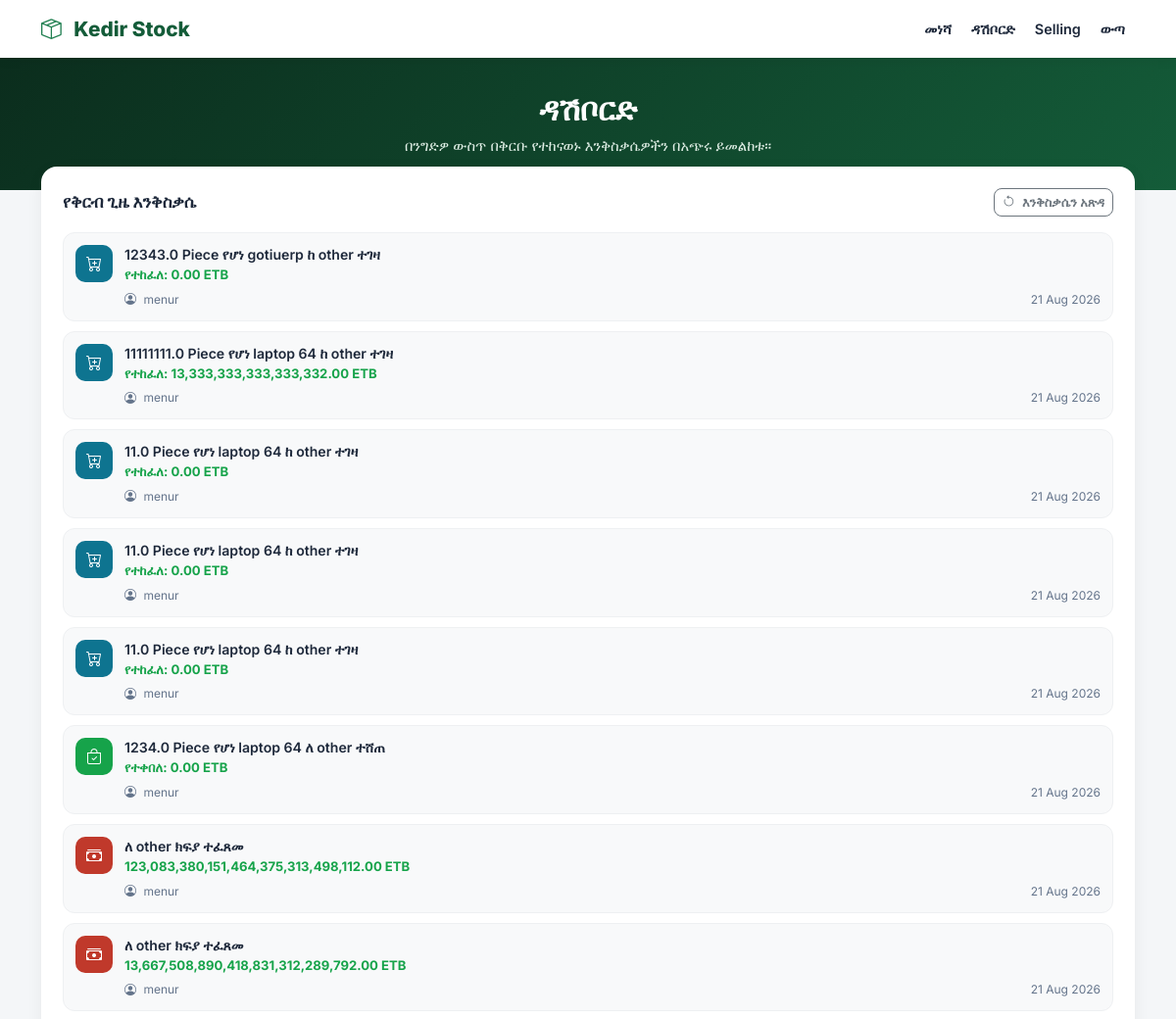
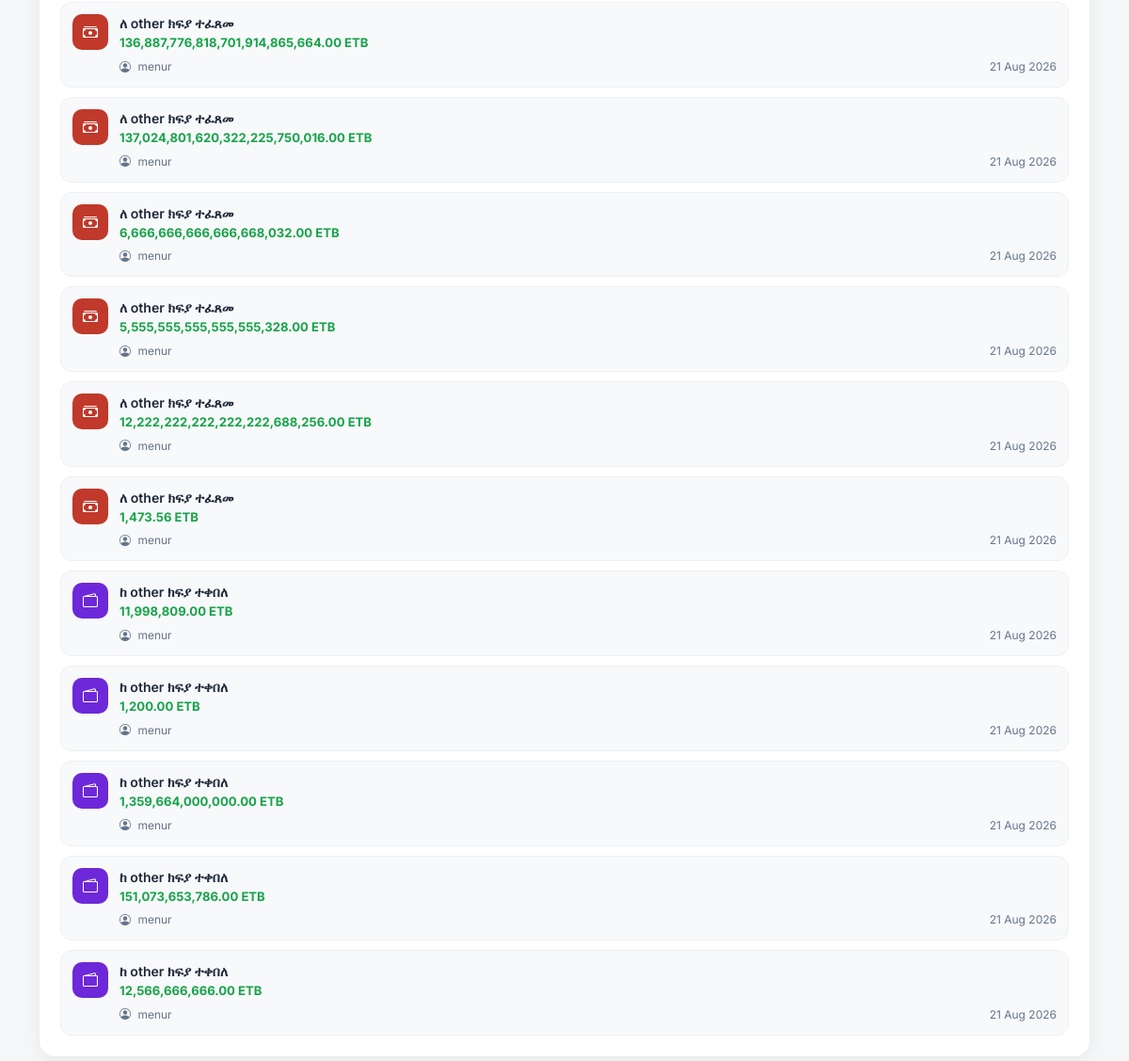
/dashboard (signed in), run on the app's committed database (2 pictures, top to bottom).
### main.py (models this page shows, shortened)
class Purchase(db.Model):
    id = db.Column(db.Integer, primary_key=True)
    user_id = db.Column(
        db.Integer,
        db.ForeignKey("users.id"),
        nullable=True
    )
    product_id = db.Column(db.Integer, db.ForeignKey('product.id'))
    supplier_id = db.Column(db.Integer, db.ForeignKey('supplier.id'))
    quantity = db.Column(db.Float)
    unit_price = db.Column(db.Float)
    payment = db.Column(db.Float, default=0)
    debt = db.Column(db.Float, default=0)
    date = db.Column(db.String(20))

class User(UserMixin,db.Model):
    __tablename__ = "users"
    id: Mapped[int] = mapped_column(Integer, primary_key=True)
    email: Mapped[str] = mapped_column(String(250), unique=True, nullable=False)
    password: Mapped[str] = mapped_column(String(250), nullable=False)
    name: Mapped[str] = mapped_column(String(250), nullable=False)
    is_verified = db.Column(db.Boolean, default=True, nullable=False)
    is_admin = db.Column(db.Boolean,default=False, nullable=False)
    is_emp=db.Column(db.Boolean,default=False, nullable=False)

class Sale(db.Model):
    id = db.Column(db.Integer, primary_key=True)
    user_id = db.Column(
        db.Integer,
        db.ForeignKey("users.id"),
        nullable=True
    )
    product_id = db.Column(db.Integer,db.ForeignKey("product.id"), nullable=False)
    customer_id = db.Column(db.Integer, db.ForeignKey("customer.id"),nullable=False)
    quantity = db.Column(db.Float, nullable=False)
    unit_price = db.Column(db.Float, nullable=False)
    current_payment = db.Column(db.Float,default=0)
    debt = db.Column(db.Float, default=0)
    date = db.Column(db.String(20))

class SupplierPayment(db.Model):
    id = db.Column(db.Integer, primary_key=True)
    supplier_id=db.Column(db.Integer, db.ForeignKey("supplier.id"),nullable=False)
    user_id = db.Column(
        db.Integer,
        db.ForeignKey("users.id"),
        nullable=True
    )
    amount = db.Column(db.Float, nullable=False)
    date = db.Column(db.Date, default=date.today)

class CustomerPayment(db.Model):
    id = db.Column(db.Integer, primary_key=True)
    customer_id = db.Column(db.Integer,db.ForeignKey("customer.id"),nullable=False)
    amount = db.Column(db.Float,nullable=False)
    user_id = db.Column(
        db.Integer,
        db.ForeignKey("users.id"),
        nullable=True
    )
    date = db.Column(db.Date,default=date.today)

### main.py (the view)
@app.route("/dashboard")
@login_required
@admin_only
def dashboard():
    reset_record = (
        ActivityReset.query
        .filter_by(user_id=current_user.id)
        .order_by(ActivityReset.reset_at.desc())
        .first()
    )
    last_purchase_cutoff = (
        reset_record.last_purchase_id if reset_record else 0
    )
    last_sale_cutoff = (
        reset_record.last_sale_id if reset_record else 0
    )
    last_supplier_payment_cutoff = (
        reset_record.last_supplier_payment_id if reset_record else 0
    )
    last_customer_payment_cutoff = (
        reset_record.last_customer_payment_id if reset_record else 0
    )
    activities = []
    purchases = (
        Purchase.query
        .order_by(Purchase.id.desc())
        .all()
    )
    for p in purchases:
        try:
            p_date = datetime.strptime(
                p.date.strip(),
                "%m/%d/%Y"
            )
        except (ValueError, TypeError, AttributeError):
            continue
        if p.id <= last_purchase_cutoff:
            continue
        product = Product.query.get(p.product_id)
        supplier = Supplier.query.get(p.supplier_id)
        user = (
            User.query.get(p.user_id)
            if p.user_id
            else None
        )
        product_measurement = (
            product.measurement
            if product and product.measurement
            else ""
        )
        product_name = (
            product.name
            if product
            else "ያልታወቀ ምርት"
        )
        supplier_name = (
            supplier.name
            if supplier
            else "ያልታወቀ አቅራቢ"
        )
        user_name = (
            user.name
            if user
            else "ያልታወቀ ተጠቃሚ"
        )
        activities.append({
            "type": "purchase",
            "icon": "bi-cart-plus",
            "text": (
                f"{p.quantity} "
                f"{product_measurement} "
                f"የሆነ {product_name} "
                f"ከ {supplier_name} ተገዛ"
            ),
            "money_label": "የተከፈለ",
            "amount": p.payment,
            "user_name": user_name,
            "date_display": p_date.strftime("%d %b %Y"),
            "sort_key": p_date
        })
    sales = (
        Sale.query
        .order_by(Sale.id.desc())
        .all()
    )
    for s in sales:
        try:
            s_date = datetime.strptime(
                s.date.strip(),
                "%m/%d/%Y"
            )
        except (ValueError, TypeError, AttributeError):
            continue
        if s.id <= last_sale_cutoff:
            continue
        product = Product.query.get(s.product_id)
        customer = Customer.query.get(s.customer_id)
        user = (
            User.query.get(s.user_id)
            if s.user_id
            else None
        )
        product_measurement = (
            product.measurement
            if product and product.measurement
            else ""
        )
        product_name = (
            product.name
            if product
            else "ያልታወቀ ምርት"
        )
        customer_name = (
            customer.name
            if customer
            else "ያልታወቀ ደንበኛ"
        )
        user_name = (
            user.name
            if user
            else "ያልታወቀ ተጠቃሚ"
        )
        activities.append({
            "type": "sale",
            "icon": "bi-bag-check",
            "text": (
                f"{s.quantity} "
                f"{product_measurement} "
                f"የሆነ {product_name} "
                f"ለ {customer_name} ተሸጠ"
            ),
            "money_label": "የተቀበለ",
            "amount": s.current_payment,
            "user_name": user_name,
            "date_display": s_date.strftime("%d %b %Y"),
            "sort_key": s_date
        })
    supplier_payments = (
        SupplierPayment.query
        .order_by(SupplierPayment.id.desc())
        .all()
    )
    for sp in supplier_payments:
        if sp.id <= last_supplier_payment_cutoff:
            continue
        sp_datetime = datetime.combine(
            sp.date,
            datetime.min.time()
        )
        supplier = Supplier.query.get(
            sp.supplier_id
        )
        user = (
            User.query.get(sp.user_id)
            if sp.user_id
            else None
        )
        supplier_name = (
            supplier.name
            if supplier
            else "ያልታወቀ አቅራቢ"
        )
        user_name = (
            user.name
            if user
            else "ያልታወቀ ተጠቃሚ"
        )
        activities.append({
            "type": "supplier_payment",
            "icon": "bi-cash-stack",
            "text": (
                f"ለ {supplier_name} "
                f"ክፍያ ተፈጸመ"
            ),
            "money_label": None,
            "amount": sp.amount,
            "user_name": user_name,
            "date_display": sp.date.strftime(
                "%d %b %Y"
            ),
            "sort_key": sp_datetime
        })
    customer_payments = (
        CustomerPayment.query
        .order_by(CustomerPayment.id.desc())
        .all()
    )
    for cp in customer_payments:
        if cp.id <= last_customer_payment_cutoff:
            continue
        cp_datetime = datetime.combine(
            cp.date,
            datetime.min.time()
        )
        customer = Customer.query.get(
            cp.customer_id
        )
        user = (
            User.query.get(cp.user_id)
            if cp.user_id
            else None
        )
        customer_name = (
            customer.name
            if customer
            else "ያልታወቀ ደንበኛ"
        )
        user_name = (
            user.name
            if user
            else "ያልታወቀ ተጠቃሚ"
        )
        activities.append({
            "type": "customer_payment",
            "icon": "bi-wallet2",
            "text": (
                f"ከ {customer_name} "
                f"ክፍያ ተቀበለ"
            ),
            "money_label": None,
            "amount": cp.amount,
            "user_name": user_name,
            "date_display": cp.date.strftime(
                "%d %b %Y"
            ),
            "sort_key": cp_datetime
        })
    activities.sort(
        key=lambda x: x["sort_key"],
        reverse=True
    )
    recent_activities = activities
    return render_template(
        "dashboard.html",
        recent_activities=recent_activities
    )

### main.py (called while the page is built)
@login_manager.user_loader
@login_manager.user_loader
def load_user(user_id):
    if user_id == 'None' or user_id is None:  # ✅ handle bad cookie!
        return None
    return User.query.get(int(user_id))

def admin_only(fun):
    @wraps(fun)
    def wrapper(*args, **kwargs):
        if not current_user.is_authenticated:
            return abort(403)
        is_admin = Admin.query.filter_by(
            email=current_user.email
        ).first()
        if not is_admin:
            return abort(403)
        return fun(*args, **kwargs)
    return wrapper

### templates/dashboard.html (shortened to what this page needs)
<!DOCTYPE html>
<html lang="am">
<head>
<link href="https://cdn.jsdelivr.net/npm/bootstrap@5.3.3/dist/css/bootstrap.min.css" rel="stylesheet">
<link rel="stylesheet" href="https://cdn.jsdelivr.net/npm/bootstrap-icons@1.11.3/font/bootstrap-icons.min.css">
</head>
<body>
<header class="header">
    <div class="container d-flex align-items-center justify-content-between">
        <a href="{{ url_for('home') }}" class="brand">
            <i class="bi bi-box-seam"></i>
            Kedir Stock
        </a>
        <nav class="d-flex align-items-center">
            <a class="nav-link" href="{{ url_for('home') }}">
                መነሻ
            </a>
            <a class="nav-link" href="{{ url_for('dashboard') }}">
                ዳሽቦርድ
            </a>
            <a class="nav-link" href="{{ url_for('Selling') }}">
                Selling
            </a>
            <a class="nav-link" href="{{ url_for('logout') }}">
                ውጣ
            </a>
        </nav>
    </div>
</header>
<section class="hero">
    <div class="container">
        <h1>
            ዳሽቦርድ
        </h1>
        <p>
            በንግድዎ ውስጥ በቅርቡ የተከናወኑ እንቅስቃሴዎችን በአጭሩ ይመልከቱ።
        </p>
    </div>
</section>
<div class="container pb-5">
    <div class="activity-card">
        <div class="activity-header">
            <h5 class="activity-title">
                የቅርብ ጊዜ እንቅስቃሴ
            </h5>
            <form
                method="POST"
                action="{{ url_for('reset_activity') }}"
                id="resetActivityForm"
            >
                <button
                    type="submit"
                    class="btn btn-outline-secondary btn-sm reset-activity-btn"
                    id="resetActivityBtn"
                >
                    <i class="bi bi-arrow-counterclockwise me-1"></i>
                    እንቅስቃሴን አጽዳ
                </button>
            </form>
        </div>
        {% if recent_activities %}
        <div class="activity-list">
            {% for activity in recent_activities %}
            <div class="activity-item activity-{{ activity.type }}">
                <div class="activity-icon">
                    <i class="bi {{ activity.icon }}"></i>
                </div>
                <div class="activity-body">
                    <div class="activity-text">
                        {{ activity.text }}
                    </div>
                    <div class="activity-money">
                        {% if activity.money_label %}
                            {{ activity.money_label }}:
                        {% endif %}
                        {{ "{:,.2f}".format(activity.amount) }} ETB
                    </div>
                    <div class="activity-meta">
                        <span class="activity-user">
                            <i class="bi bi-person-circle me-1"></i>
                            {{ activity.user_name }}
                        </span>
                        <span class="activity-date">
                            {{ activity.date_display }}
                        </span>
                    </div>
                </div>
            </div>
            {% endfor %}
        </div>
        {% endif %}
    </div>
</div>
</body>
</html>

### templates/dashboard.html (style rules this page uses)
:root { --green:#1e7e4f; --green-dark:#145c39; --bg:#f4f6f8; --dark:#1e293b; }
body { font-family:'Inter', 'Segoe UI', sans-serif; background:var(--bg); color:var(--dark); margin:0; }
.header { background:#fff; box-shadow:0 2px 12px rgba(0,0,0,0.06); padding:14px 0; position:sticky; top:0; z-index:50; }
.header .brand { font-weight:800; font-size:1.3rem; color:var(--green-dark); text-decoration:none; }
.header .brand i { color:var(--green); margin-right:8px; }
.header .nav-link { color:var(--dark) !important; font-weight:600; font-size:0.9rem; margin:0 10px; text-decoration:none; }
.hero { background:linear-gradient(135deg, #0b2d1d, #145c39); color:#fff; padding:34px 0; text-align:center; }
.hero h1 { font-weight:800; font-size:clamp(1.4rem, 4vw, 2rem); margin-bottom:6px; }
.hero p { color:#dfeee5; font-size:0.92rem; margin:0; }
.activity-card { background:#fff; border-radius:16px; padding:22px; box-shadow:0 4px 16px rgba(0,0,0,0.06); margin-top:-24px; position:relative; z-index:5; }
.activity-header { display:flex; justify-content:space-between; align-items:center; margin-bottom:16px; }
.activity-title { font-weight:700; font-size:1.05rem; margin:0; color:#1e293b; }
.reset-activity-btn { border-radius:8px; font-weight:600; font-size:0.8rem; }
.activity-list { display:flex; flex-direction:column; gap:10px; }
.activity-item { display:flex; gap:12px; padding:12px; border-radius:12px; background:#f8f9fa; border:1px solid #eef0f2; }
.activity-icon { width:38px; height:38px; border-radius:10px; display:flex; align-items:center; justify-content:center; flex-shrink:0; font-size:1rem; color:#fff; }
.activity-purchase .activity-icon { background:#0e7490; }
.activity-sale .activity-icon { background:#16a34a; }
.activity-supplier_payment .activity-icon { background:#c0392b; }
.activity-customer_payment .activity-icon { background:#6d28d9; }
.activity-body { flex:1; min-width:0; }
.activity-text { font-size:0.88rem; font-weight:600; color:#1e293b; line-height:1.35; }
.activity-money { font-size:0.82rem; font-weight:700; color:#16a34a; margin-top:2px; }
.activity-meta { display:flex; justify-content:space-between; font-size:0.75rem; color:#64748b; margin-top:6px; }

### data on the page
Purchase: amount "0.00"
User: user_name "menur" "menur" "menur" "menur" "menur" "menur" "menur" "menur" "menur" "menur" "menur" "menur" "menur" "menur" "menur" "menur" "menur" "menur" "menur"
Purchase: amount "13,333,333,333,333,332.00"
Purchase: amount "0.00"
Purchase: amount "0.00"
Purchase: amount "0.00"
Sale: amount "0.00"
SupplierPayment: amount "123,083,380,151,464,375,313,498,112.00"
SupplierPayment: amount "13,667,508,890,418,831,312,289,792.00"
SupplierPayment: amount "136,887,776,818,701,914,865,664.00"
SupplierPayment: amount "137,024,801,620,322,225,750,016.00"
SupplierPayment: amount "6,666,666,666,666,668,032.00"
SupplierPayment: amount "5,555,555,555,555,555,328.00"
SupplierPayment: amount "12,222,222,222,222,222,688,256.00"
SupplierPayment: amount "1,473.56"
CustomerPayment: amount "11,998,809.00"
CustomerPayment: amount "1,200.00"
CustomerPayment: amount "1,359,664,000,000.00"
CustomerPayment: amount "151,073,653,786.00"
CustomerPayment: amount "12,566,666,666.00"

### other printed values
{{ activity.text }} "12343.0 Piece የሆነ gotiuerp ከ other ተገዛ" "11111111.0 Piece የሆነ laptop 64 ከ other ተገዛ" "11.0 Piece የሆነ laptop 64 ከ other ተገዛ" "11.0 Piece የሆነ laptop 64 ከ other ተገዛ" "11.0 Piece የሆነ laptop 64 ከ other ተገዛ" "1234.0 Piece የሆነ laptop 64 ለ other ተሸጠ" "ለ other ክፍያ ተፈጸመ" "ለ other ክፍያ ተፈጸመ" "ለ other ክፍያ ተፈጸመ" "ለ other ክፍያ ተፈጸመ" "ለ other ክፍያ ተፈጸመ" "ለ other ክፍያ ተፈጸመ" "ለ other ክፍያ ተፈጸመ" "ለ other ክፍያ ተፈጸመ" "ከ other ክፍያ ተቀበለ" "ከ other ክፍያ ተቀበለ" "ከ other ክፍያ ተቀበለ" "ከ other ክፍያ ተቀበለ" "ከ other ክፍያ ተቀበለ"
{{ activity.money_label }} "የተከፈለ" "የተከፈለ" "የተከፈለ" "የተከፈለ" "የተከፈለ" "የተቀበለ"
{{ activity.date_display }} "21 Aug 2026" "21 Aug 2026" "21 Aug 2026" "21 Aug 2026" "21 Aug 2026" "21 Aug 2026" "21 Aug 2026" "21 Aug 2026" "21 Aug 2026" "21 Aug 2026" "21 Aug 2026" "21 Aug 2026" "21 Aug 2026" "21 Aug 2026" "21 Aug 2026" "21 Aug 2026" "21 Aug 2026" "21 Aug 2026" "21 Aug 2026"
